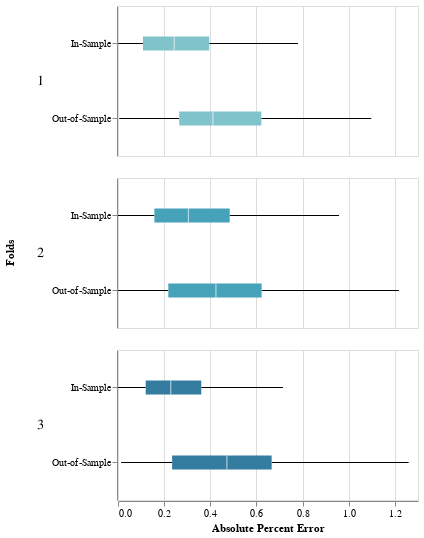

Notebook code for this chart:
### Code cell
fframe.plot_error_distributions(height=150)

### Figure 1 — Vega-Lite specification as saved in the notebook (floating-point values rounded to 4 significant figures; data arrays with more than 128 entries replaced by an {"elided": "..."} marker saying what was removed)
{"config": {"title": {"font": "Arial"}, "axis": {"labelFont": "Arial", "titleFont": "Arial"}, "header": {"labelFont": "Arial", "titleFont": "Arial"}, "legend": {"labelFont": "Arial", "titleFont": "Arial"}}, "data": {"name": "data-41218ee9e09fbc60ed6f1e40e7c0531c"}, "mark": {"type": "boxplot", "outliers": false}, "encoding": {"color": {"type": "ordinal", "field": "Fold", "title": "", "legend": null, "scale": {"scheme": "tealblues"}}, "row": {"type": "quantitative", "field": "Fold", "header": {"labelAngle": 1, "labelFontSize": 14, "labelPadding": 0}, "title": "Folds"}, "x": {"type": "quantitative", "field": "value", "title": "Absolute Percent Error"}, "y": {"type": "ordinal", "field": "Sample", "title": ""}}, "height": 150, "selection": {"selector001": {"type": "interval", "bind": "scales", "encodings": ["x", "y"]}}, "width": 300, "$schema": "https://vega.github.io/schema/vega-lite/v4.8.1.json", "datasets": {"data-41218ee9e09fbc60ed6f1e40e7c0531c": {"elided": "2613 records"}}}
